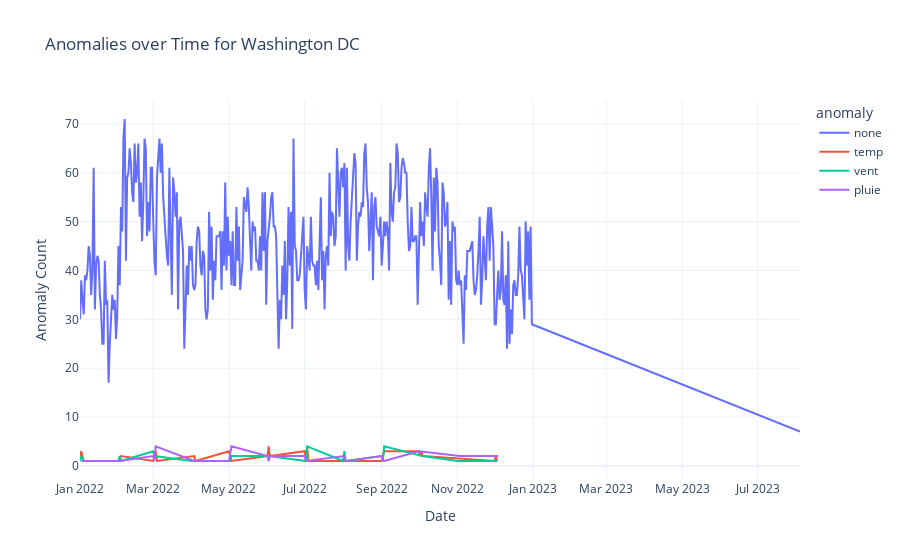
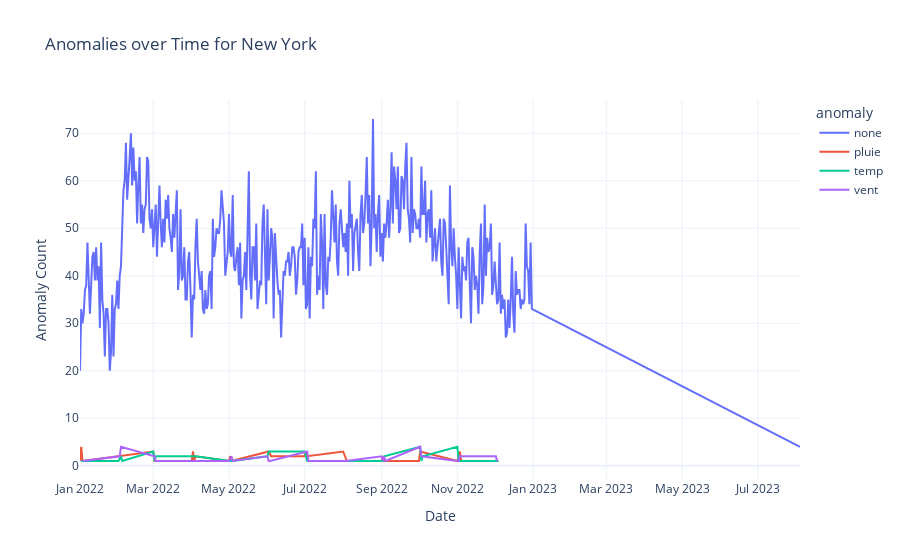
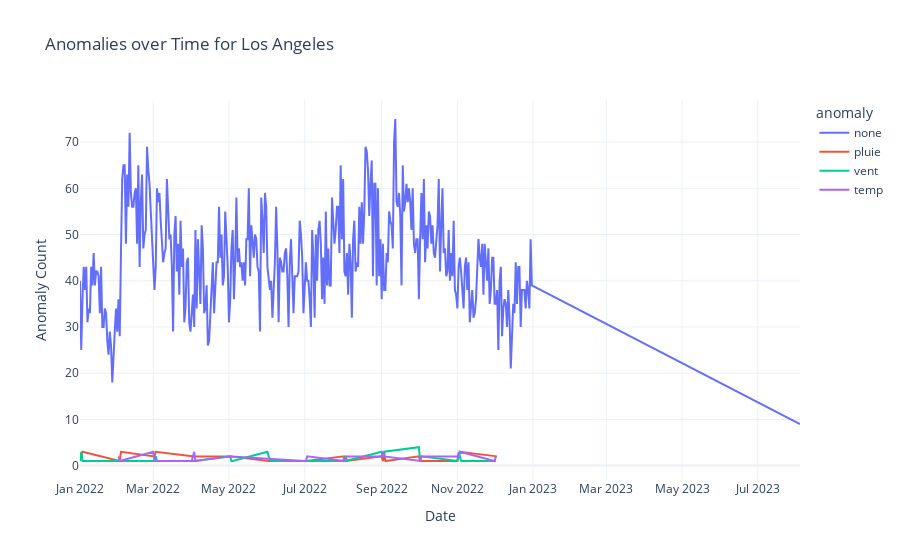

Write notebook code for charts like these, in order.
### Code cell
# Group data by date, city and anomaly, then count the instances
grouped_df = df.groupby(['date_only', 'city', 'anomaly']).size().reset_index(name='counts')

# List your cities
cities = ['Washington DC', 'New York', 'Los Angeles'] # Add or change according to your DataFrame

# Create a separate plot for each city
for city in cities:
    city_df = grouped_df[grouped_df['city'] == city]
    fig = px.line(city_df, x='date_only', y='counts', color='anomaly',
                  title=f'Anomalies over Time for {city}', labels={'date_only': 'Date', 'counts': 'Anomaly Count'})
    fig.show()

### Figure 1 — Plotly figure (JSON) as saved in the notebook; plotly's stock layout.template omitted (floating-point values rounded to 4 significant figures; data arrays with more than 128 entries replaced by an {"elided": "..."} marker saying what was removed)
{"data": [{"hovertemplate": "anomaly=none<br>Date=%{x}<br>Anomaly Count=%{y}<extra></extra>", "legendgroup": "none", "line": {"color": "#636efa", "dash": "solid"}, "marker": {"symbol": "circle"}, "mode": "lines", "name": "none", "orientation": "v", "showlegend": true, "type": "scatter", "x": {"elided": "366 str values"}, "xaxis": "x", "y": {"elided": "366 int values"}, "yaxis": "y"}, {"hovertemplate": "anomaly=temp<br>Date=%{x}<br>Anomaly Count=%{y}<extra></extra>", "legendgroup": "temp", "line": {"color": "#EF553B", "dash": "solid"}, "marker": {"symbol": "circle"}, "mode": "lines", "name": "temp", "orientation": "v", "showlegend": true, "type": "scatter", "x": ["2022-01-01", "2022-01-02", "2022-01-04", "2022-02-01", "2022-02-03", "2022-03-01", "2022-03-03", "2022-03-04", "2022-04-03", "2022-04-04", "2022-05-01", "2022-05-03", "2022-06-01", "2022-06-02", "2022-06-03", "2022-07-01", "2022-07-02", "2022-07-03", "2022-07-04", "2022-08-02", "2022-08-03", "2022-09-01", "2022-09-02", "2022-09-03", "2022-10-01", "2022-10-02", "2022-10-03", "2022-10-04", "2022-12-01", "2022-12-02", "2022-12-03"], "xaxis": "x", "y": [2, 3, 1, 1, 2, 1, 3, 1, 2, 1, 3, 1, 2, 4, 2, 3, 1, 4, 1, 1, 1, 1, 2, 3, 3, 2, 3, 2, 1, 2, 1], "yaxis": "y"}, {"hovertemplate": "anomaly=vent<br>Date=%{x}<br>Anomaly Count=%{y}<extra></extra>", "legendgroup": "vent", "line": {"color": "#00cc96", "dash": "solid"}, "marker": {"symbol": "circle"}, "mode": "lines", "name": "vent", "orientation": "v", "showlegend": true, "type": "scatter", "x": ["2022-01-01", "2022-01-02", "2022-01-04", "2022-02-01", "2022-02-02", "2022-02-03", "2022-03-01", "2022-03-02", "2022-04-01", "2022-04-03", "2022-05-02", "2022-05-03", "2022-06-01", "2022-06-02", "2022-07-02", "2022-07-03", "2022-08-01", "2022-08-02", "2022-08-03", "2022-08-04", "2022-09-01", "2022-09-02", "2022-09-03", "2022-10-03", "2022-10-04", "2022-11-01", "2022-11-04", "2022-12-01", "2022-12-02", "2022-12-03"], "xaxis": "x", "y": [1, 2, 1, 1, 2, 1, 3, 2, 1, 1, 1, 2, 2, 2, 1, 4, 1, 3, 1, 1, 2, 1, 4, 2, 2, 1, 1, 1, 1, 1], "yaxis": "y"}, {"hovertemplate": "anomaly=pluie<br>Date=%{x}<br>Anomaly Count=%{y}<extra></extra>", "legendgroup": "pluie", "line": {"color": "#ab63fa", "dash": "solid"}, "marker": {"symbol": "circle"}, "mode": "lines", "name": "pluie", "orientation": "v", "showlegend": true, "type": "scatter", "x": ["2022-01-02", "2022-02-01", "2022-02-02", "2022-03-01", "2022-03-02", "2022-03-03", "2022-04-03", "2022-05-01", "2022-05-03", "2022-06-01", "2022-06-02", "2022-06-03", "2022-07-01", "2022-07-02", "2022-08-01", "2022-08-02", "2022-08-03", "2022-09-01", "2022-09-02", "2022-09-03", "2022-10-01", "2022-11-02", "2022-11-03", "2022-12-01", "2022-12-02", "2022-12-04"], "xaxis": "x", "y": [1, 1, 1, 2, 1, 4, 1, 1, 4, 2, 1, 2, 2, 1, 2, 2, 1, 2, 1, 1, 3, 2, 2, 2, 2, 2], "yaxis": "y"}], "layout": {"autosize": true, "legend": {"title": {"text": "anomaly"}, "tracegroupgap": 0}, "title": {"text": "Anomalies over Time for Washington DC"}, "xaxis": {"anchor": "y", "autorange": true, "domain": [0, 1], "range": ["2022-01-01", "2023-08-04"], "title": {"text": "Date"}, "type": "date"}, "yaxis": {"anchor": "x", "autorange": true, "domain": [0, 1], "range": [-2.889, 74.89], "title": {"text": "Anomaly Count"}, "type": "linear"}}}

### Figure 2 — Plotly figure (JSON) as saved in the notebook; plotly's stock layout.template omitted (floating-point values rounded to 4 significant figures; data arrays with more than 128 entries replaced by an {"elided": "..."} marker saying what was removed)
{"data": [{"hovertemplate": "anomaly=none<br>Date=%{x}<br>Anomaly Count=%{y}<extra></extra>", "legendgroup": "none", "line": {"color": "#636efa", "dash": "solid"}, "marker": {"symbol": "circle"}, "mode": "lines", "name": "none", "orientation": "v", "showlegend": true, "type": "scatter", "x": {"elided": "366 str values"}, "xaxis": "x", "y": {"elided": "366 int values"}, "yaxis": "y"}, {"hovertemplate": "anomaly=pluie<br>Date=%{x}<br>Anomaly Count=%{y}<extra></extra>", "legendgroup": "pluie", "line": {"color": "#EF553B", "dash": "solid"}, "marker": {"symbol": "circle"}, "mode": "lines", "name": "pluie", "orientation": "v", "showlegend": true, "type": "scatter", "x": ["2022-01-01", "2022-01-02", "2022-01-03", "2022-02-02", "2022-02-03", "2022-03-01", "2022-03-02", "2022-03-03", "2022-03-04", "2022-04-01", "2022-04-02", "2022-04-03", "2022-04-04", "2022-05-01", "2022-05-02", "2022-05-03", "2022-06-02", "2022-06-04", "2022-07-01", "2022-07-02", "2022-07-03", "2022-08-01", "2022-08-04", "2022-09-01", "2022-09-02", "2022-09-03", "2022-10-01", "2022-10-02", "2022-11-01", "2022-11-02", "2022-11-03", "2022-11-04", "2022-12-04"], "xaxis": "x", "y": [1, 4, 1, 2, 2, 3, 1, 1, 1, 1, 3, 1, 2, 1, 2, 1, 3, 2, 2, 3, 2, 3, 1, 1, 2, 1, 1, 3, 1, 2, 3, 1, 1], "yaxis": "y"}, {"hovertemplate": "anomaly=temp<br>Date=%{x}<br>Anomaly Count=%{y}<extra></extra>", "legendgroup": "temp", "line": {"color": "#00cc96", "dash": "solid"}, "marker": {"symbol": "circle"}, "mode": "lines", "name": "temp", "orientation": "v", "showlegend": true, "type": "scatter", "x": ["2022-01-02", "2022-01-03", "2022-01-04", "2022-02-01", "2022-02-03", "2022-02-04", "2022-03-01", "2022-03-02", "2022-03-03", "2022-04-01", "2022-04-03", "2022-04-04", "2022-05-02", "2022-05-03", "2022-06-01", "2022-06-02", "2022-06-03", "2022-07-01", "2022-07-03", "2022-08-03", "2022-09-01", "2022-09-02", "2022-09-03", "2022-10-02", "2022-10-03", "2022-10-04", "2022-11-01", "2022-11-02", "2022-12-01", "2022-12-02", "2022-12-04"], "xaxis": "x", "y": [1, 1, 1, 1, 2, 1, 3, 1, 2, 2, 2, 2, 1, 1, 2, 3, 3, 3, 1, 1, 1, 1, 2, 4, 1, 2, 4, 1, 1, 1, 1], "yaxis": "y"}, {"hovertemplate": "anomaly=vent<br>Date=%{x}<br>Anomaly Count=%{y}<extra></extra>", "legendgroup": "vent", "line": {"color": "#ab63fa", "dash": "solid"}, "marker": {"symbol": "circle"}, "mode": "lines", "name": "vent", "orientation": "v", "showlegend": true, "type": "scatter", "x": ["2022-01-03", "2022-02-02", "2022-02-03", "2022-03-01", "2022-03-02", "2022-03-03", "2022-04-01", "2022-04-02", "2022-04-03", "2022-05-01", "2022-05-03", "2022-05-04", "2022-06-01", "2022-06-02", "2022-06-03", "2022-07-02", "2022-07-03", "2022-07-04", "2022-08-03", "2022-09-01", "2022-09-02", "2022-09-03", "2022-09-04", "2022-10-02", "2022-10-03", "2022-11-01", "2022-11-02", "2022-11-03", "2022-12-02", "2022-12-03"], "xaxis": "x", "y": [1, 2, 4, 2, 2, 1, 1, 1, 1, 1, 2, 1, 2, 1, 1, 3, 3, 1, 1, 2, 1, 2, 1, 4, 2, 1, 1, 2, 2, 1], "yaxis": "y"}], "layout": {"autosize": true, "legend": {"title": {"text": "anomaly"}, "tracegroupgap": 0}, "title": {"text": "Anomalies over Time for New York"}, "xaxis": {"anchor": "y", "autorange": true, "domain": [0, 1], "range": ["2022-01-01", "2023-08-04"], "title": {"text": "Date"}, "type": "date"}, "yaxis": {"anchor": "x", "autorange": true, "domain": [0, 1], "range": [-3, 77], "title": {"text": "Anomaly Count"}, "type": "linear"}}}

### Figure 3 — Plotly figure (JSON) as saved in the notebook; plotly's stock layout.template omitted (floating-point values rounded to 4 significant figures; data arrays with more than 128 entries replaced by an {"elided": "..."} marker saying what was removed)
{"data": [{"hovertemplate": "anomaly=none<br>Date=%{x}<br>Anomaly Count=%{y}<extra></extra>", "legendgroup": "none", "line": {"color": "#636efa", "dash": "solid"}, "marker": {"symbol": "circle"}, "mode": "lines", "name": "none", "orientation": "v", "showlegend": true, "type": "scatter", "x": {"elided": "366 str values"}, "xaxis": "x", "y": {"elided": "366 int values"}, "yaxis": "y"}, {"hovertemplate": "anomaly=pluie<br>Date=%{x}<br>Anomaly Count=%{y}<extra></extra>", "legendgroup": "pluie", "line": {"color": "#EF553B", "dash": "solid"}, "marker": {"symbol": "circle"}, "mode": "lines", "name": "pluie", "orientation": "v", "showlegend": true, "type": "scatter", "x": ["2022-01-01", "2022-01-03", "2022-02-02", "2022-02-03", "2022-03-02", "2022-03-03", "2022-04-03", "2022-05-02", "2022-06-02", "2022-07-02", "2022-08-01", "2022-08-03", "2022-08-04", "2022-09-01", "2022-09-02", "2022-09-03", "2022-09-04", "2022-10-01", "2022-10-02", "2022-10-03", "2022-10-04", "2022-11-01", "2022-11-02", "2022-11-03", "2022-12-03"], "xaxis": "x", "y": [1, 3, 1, 3, 2, 3, 2, 2, 1, 1, 2, 2, 1, 2, 1, 3, 1, 2, 1, 1, 1, 1, 2, 3, 2], "yaxis": "y"}, {"hovertemplate": "anomaly=vent<br>Date=%{x}<br>Anomaly Count=%{y}<extra></extra>", "legendgroup": "vent", "line": {"color": "#00cc96", "dash": "solid"}, "marker": {"symbol": "circle"}, "mode": "lines", "name": "vent", "orientation": "v", "showlegend": true, "type": "scatter", "x": ["2022-01-01", "2022-01-02", "2022-01-03", "2022-02-02", "2022-03-01", "2022-03-02", "2022-03-03", "2022-03-04", "2022-04-01", "2022-04-03", "2022-05-02", "2022-05-03", "2022-05-04", "2022-06-01", "2022-06-02", "2022-06-04", "2022-07-01", "2022-07-03", "2022-08-01", "2022-08-02", "2022-08-03", "2022-09-01", "2022-09-02", "2022-09-03", "2022-10-01", "2022-10-02", "2022-10-03", "2022-11-01", "2022-11-02", "2022-11-03", "2022-11-04", "2022-12-02"], "xaxis": "x", "y": [1, 3, 1, 1, 1, 1, 2, 1, 1, 1, 2, 1, 1, 3, 2, 1, 1, 1, 1, 2, 1, 3, 2, 3, 4, 1, 2, 1, 3, 2, 1, 1], "yaxis": "y"}, {"hovertemplate": "anomaly=temp<br>Date=%{x}<br>Anomaly Count=%{y}<extra></extra>", "legendgroup": "temp", "line": {"color": "#ab63fa", "dash": "solid"}, "marker": {"symbol": "circle"}, "mode": "lines", "name": "temp", "orientation": "v", "showlegend": true, "type": "scatter", "x": ["2022-02-01", "2022-02-02", "2022-03-01", "2022-03-02", "2022-03-03", "2022-04-01", "2022-04-03", "2022-04-04", "2022-05-02", "2022-05-03", "2022-07-01", "2022-07-02", "2022-07-03", "2022-08-02", "2022-08-03", "2022-09-01", "2022-09-02", "2022-09-03", "2022-10-02", "2022-10-03", "2022-11-01", "2022-11-02", "2022-11-03", "2022-12-01", "2022-12-02"], "xaxis": "x", "y": [2, 1, 3, 1, 1, 1, 3, 1, 2, 2, 1, 1, 2, 1, 2, 2, 3, 2, 1, 2, 2, 2, 3, 1, 2], "yaxis": "y"}], "layout": {"autosize": true, "legend": {"title": {"text": "anomaly"}, "tracegroupgap": 0}, "title": {"text": "Anomalies over Time for Los Angeles"}, "xaxis": {"anchor": "y", "autorange": true, "domain": [0, 1], "range": ["2022-01-01", "2023-08-04"], "title": {"text": "Date"}, "type": "date"}, "yaxis": {"anchor": "x", "autorange": true, "domain": [0, 1], "range": [-3.111, 79.11], "title": {"text": "Anomaly Count"}, "type": "linear"}}}
